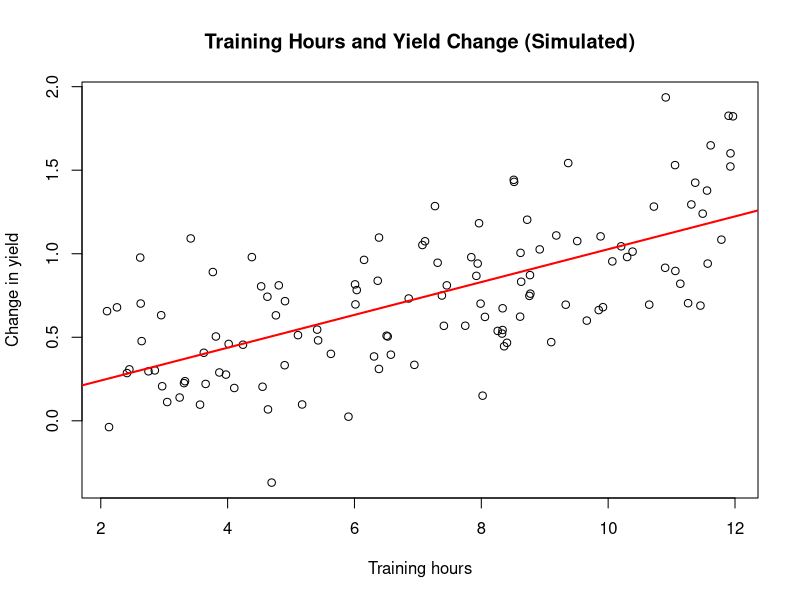

Generate this figure with R:
# 04_linear_models_example.R
# Linear model: training hours and yield (simulated)

set.seed(321)

df <- data.frame(
  id = 1:120,
  training_hours = runif(120, 2, 12),
  baseline_yield = rnorm(120, 2.4, 0.4)
)

# Assume yield_endline depends on baseline and training
df$yield_endline <- df$baseline_yield +
  0.1 * df$training_hours + rnorm(120, 0, 0.3)

df$yield_change <- df$yield_endline - df$baseline_yield

# Fit linear model
model <- lm(yield_change ~ training_hours, data = df)
summary(model)

# Simple visualization
plot(
  df$training_hours, df$yield_change,
  xlab = "Training hours",
  ylab = "Change in yield",
  main = "Training Hours and Yield Change (Simulated)"
)
abline(model, col = "red", lwd = 2)
